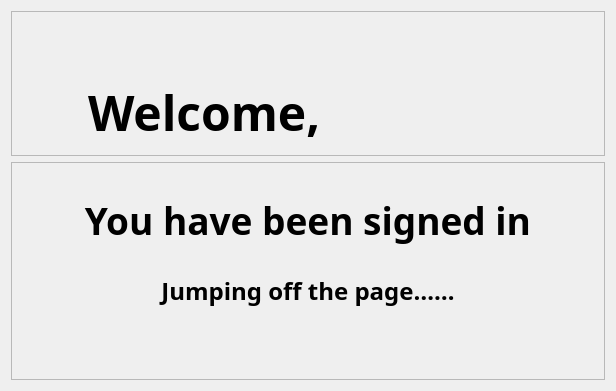
           <widget class="QWidget" name="sign_in_su">
            <layout class="QGridLayout" name="gridLayout_11">
             <item row="2" column="0">
              <layout class="QVBoxLayout" name="verticalLayout_4" stretch="2,3">
               <item>
                <widget class="QFrame" name="frame_6">
                 <property name="frameShape">
                  <enum>QFrame::StyledPanel</enum>
                 </property>
                 <property name="frameShadow">
                  <enum>QFrame::Raised</enum>
                 </property>
                 <layout class="QGridLayout" name="gridLayout_12">
                  <item row="0" column="0">
                   <layout class="QGridLayout" name="gridLayout_10" rowstretch="3,1" columnstretch="1,3,3,1">
                    <item row="1" column="1">
                     <widget class="QLabel" name="label_7">
                      <property name="font">
                       <font>
                        <family>Bahnschrift SemiBold</family>
                        <pointsize>36</pointsize>
                        <weight>75</weight>
                        <bold>true</bold>
                       </font>
                      </property>
                      <property name="text">
                       <string>Welcome,</string>
                      </property>
                      <property name="alignment">
                       <set>Qt::AlignRight|Qt::AlignTrailing|Qt::AlignVCenter</set>
                      </property>
                     </widget>
                    </item>
                    <item row="1" column="2">
                     <widget class="QTextBrowser" name="user_name_dis">
                      <property name="styleSheet">
                       <string notr="true">QTextBrowser{background-color: rgb(0, 119, 237,0); border-radius:20px; color:rgb(255,255,255);}</string>
                      </property>
                     </widget>
                    </item>
                    <item row="0" column="2">
                     <spacer name="verticalSpacer_5">
                      <property name="orientation">
                       <enum>Qt::Vertical</enum>
                      </property>
                      <property name="sizeHint" stdset="0">
                       <size>
                        <width>20</width>
                        <height>40</height>
                       </size>
                      </property>
                     </spacer>
                    </item>
                    <item row="1" column="0">
                     <spacer name="horizontalSpacer_7">
                      <property name="orientation">
                       <enum>Qt::Horizontal</enum>
                      </property>
                      <property name="sizeHint" stdset="0">
                       <size>
                        <width>40</width>
                        <height>20</height>
                       </size>
                      </property>
                     </spacer>
                    </item>
                    <item row="1" column="3">
                     <spacer name="horizontalSpacer_6">
                      <property name="orientation">
                       <enum>Qt::Horizontal</enum>
                      </property>
                      <property name="sizeHint" stdset="0">
                       <size>
                        <width>40</width>
                        <height>20</height>
                       </size>
                      </property>
                     </spacer>
                    </item>
                   </layout>
                  </item>
                 </layout>
                </widget>
               </item>
               <item>
                <widget class="QFrame" name="frame_4">
                 <property name="frameShape">
                  <enum>QFrame::StyledPanel</enum>
                 </property>
                 <property name="frameShadow">
                  <enum>QFrame::Raised</enum>
                 </property>
                 <layout class="QGridLayout" name="gridLayout_14">
                  <item row="0" column="0">
                   <layout class="QGridLayout" name="gridLayout_13">
                    <item row="1" column="0">
                     <widget class="QLabel" name="label_8">
                      <property name="font">
                       <font>
                        <family>Bahnschrift SemiBold</family>
                        <pointsize>18</pointsize>
                        <weight>75</weight>
                        <bold>true</bold>
                       </font>
                      </property>
                      <property name="text">
                       <string>Jumping off the page……</string>
                      </property>
                      <property name="alignment">
                       <set>Qt::AlignHCenter|Qt::AlignTop</set>
                      </property>
                     </widget>
                    </item>
                    <item row="0" column="0">
                     <widget class="QLabel" name="label_9">
                      <property name="font">
                       <font>
                        <family>Bahnschrift SemiBold</family>
                        <pointsize>28</pointsize>
                        <weight>75</weight>
                        <bold>true</bold>
                       </font>
                      </property>
                      <property name="text">
                       <string>You have been signed in</string>
                      </property>
                      <property name="alignment">
                       <set>Qt::AlignCenter</set>
                      </property>
                     </widget>
                    </item>
                   </layout>
                  </item>
                 </layout>
                </widget>
               </item>
              </layout>
             </item>
            </layout>
           </widget>
